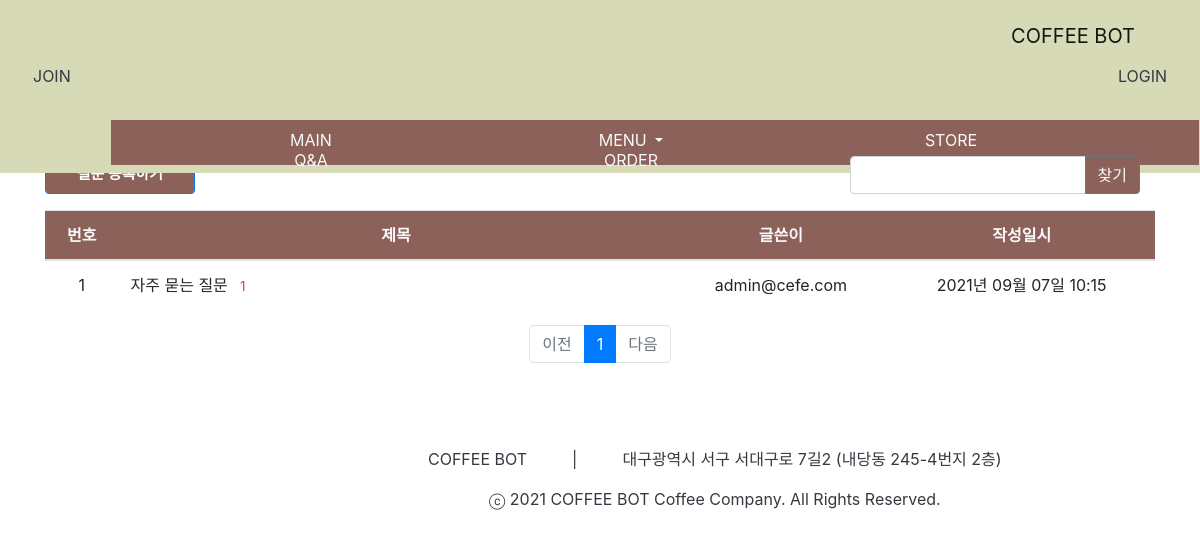
/question/list/, run on an earlier commit of the app's database.
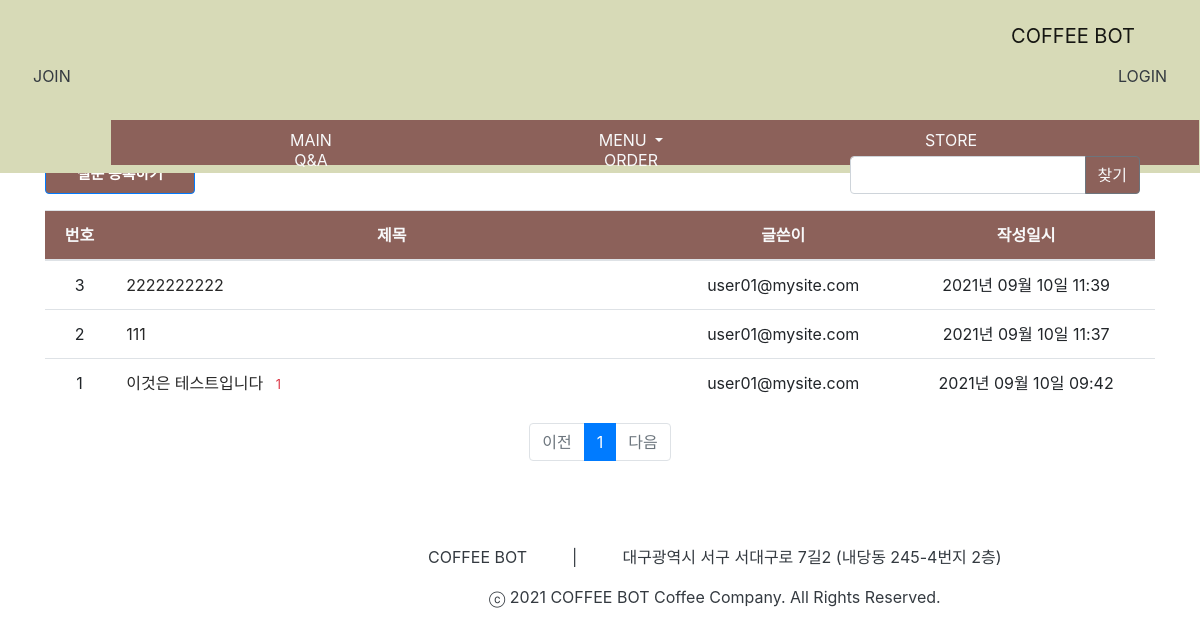
And on a later commit of the database.
### pybo/models.py (models this page shows)
class Question(db.Model):
    id = db.Column(db.Integer, primary_key=True)
    subject = db.Column(db.String(200), nullable=False)
    content = db.Column(db.Text(), nullable=False)
    create_date = db.Column(db.DateTime(), nullable=False)
    user_id = db.Column(db.String(200), db.ForeignKey('users.userId', ondelete='CASCADE'), nullable=True)
    user = db.relationship('Users', backref=db.backref('question_set'))

### pybo/views/question_views.py (the view, shortened to what this page needs)
@bp.route('/list/')
def _list():
    page = request.args.get('page', type=int, default=1)
    kw = request.args.get('kw', type=str, default='')
    question_list = Question.query.order_by(Question.create_date.desc())
    question_list = question_list.paginate(page, per_page=10)
    return render_template('question/question_list.html', question_list=question_list, page=page, kw=kw)

### pybo/filter.py (called while the page is built)
def format_datetime(value, fmt='%Y년 %m월 %d일 %H:%M'):
    return value.strftime(fmt)

### pybo/views/auth_views.py (called while the page is built)
@bp.before_app_request
def load_logged_in_user():
    user_id = session.get('user_id')
    if user_id is None:
        g.user = None
    else:
        g.user = Users.query.get(user_id)

### pybo/templates/question/question_list.html (shortened to what this page needs)
<!DOCTYPE html>
<html lang="en">
<head>
</head>
<body>
{% extends 'base.html' %}
{% block content %}
<link rel="stylesheet" href="{{ url_for('static', filename='tablestyle_list.css') }}">
<div class="container my-3">
    <div class="box">
        <a href="{{ url_for('question.create') }}" class="btn btn-primary" id="btn">질문 등록하기</a>
        <div class="row justify-content-end my-3">
            <div class="col-4 input-group">
                <input type="text" class="form-control kw" value="{{ kw or '' }}">
                <div class="input-group-append">
                    <button class="btn btn-outline-secondary text-light" type="button" id="btn_search">찾기</button>
                </div>
            </div>
        </div>
    </div>
    <table class="table">
        <thead>
        <tr class="text-center" id="table_top">
            <th class="text-light">번호</th>
            <th class="text-light" style="width:50%">제목</th>
            <th class="text-light">글쓴이</th>
            <th class="text-light">작성일시</th>
        </tr>
        </thead>
        <tbody>
        {% if question_list %}
        {% for question in question_list.items %}
        <tr class="text-center">
            <td>{{ question_list.total - ((question_list.page-1) * question_list.per_page) - loop.index0 }}</td>
            <td class="text-left">
                <a href="{{ url_for('question.detail', question_id=question.id) }}">{{ question.subject }}</a>
                {% if question.answer_set|length > 0 %}
                <span class="text-danger small ml-2">{{ question.answer_set|length }}</span>
                {% endif %}
            </td>
            <td>{{ question.user_id }}</td>
            <td>{{ question.create_date|datetime }}</td>
        </tr>
        {% endfor %}
        {% else %}
        <tr>
            <td colspan="3">질문이 없습니다.</td>
        </tr>
        {% endif %}
        </tbody>
    </table>
    <ul class="pagination justify-content-center">
        {% if question_list.has_prev %}
        <li class="page-item">
            <a class="page-link" data-page="{{ question_list.prev_num }}" href="#">이전</a>
        </li>
        {% else %}
        <li class="page-item disabled">
            <a class="page-link" tabindex="-1" aria-disabled="true" href="#">이전</a>
        </li>
        {% endif %}
        {% for page_num in question_list.iter_pages() %}
            {% if page_num %}
                {% if page_num != question_list.page %}
                <li class="page-item">
                    <a class="page-link" data-page="{{ page_num }}" href="#">{{ page_num }}</a>
                </li>
                {% else %}
                <li class="page-item active" aria-current="page">
                    <a class="page-link" href="#">{{ page_num }}</a>
                </li>
                {% endif %}
           {% else %}
                <li class="disabled">
                    <a class="page-link" href="#">...</a>
                </li>
           {% endif %}
        {% endfor %}
        {% if question_list.has_next %}
        <li class="page-item">
            <a class="page-link" data-page="{{ question_list.next_num }}" href="#">다음</a>
        </li>
        {% else %}
        <li class="page-item disabled">
            <a class="page-link" tabindex="-1" aria-disabled="true" href="#">다음</a>
        </li>
        {% endif %}
    </ul>
</div>
{% endblock %}

### pybo/templates/base.html (shortened to what this page needs)
<!DOCTYPE html>
<html lang="en">
<head>
    <link rel="stylesheet" href="{{ url_for('static', filename='bootstrap.min.css') }}">
    <link rel="stylesheet" href="{{ url_for('static', filename='style.css') }}">
</head>
<body>
<header>
{% include "navbar.html" %}
     <nav class="navbar navbar-inverse navbar-fixed-top">
        <div id="menu2">
            <div class="row">
                <nav class="navbar2">
                    <ul>
                        <li><a class="nav-link text-light" href="/">MAIN</a></li>
                        <li class="nav-item dropdown">
                            <a class="nav-link dropdown-toggle text-light" href=""
                               id="navbarDropdown" role="button" data-toggle="dropdown" aria-haspopup="true" aria-expanded="false">
                                MENU
                            </a>
                        </li>
                        <li><a class="nav-link text-light" href="/store/store">STORE</a></li>
                        <li><a class="nav-link text-light" href="/question/list/">Q&A</a></li>
                        <li><a class="nav-link text-light" href="/order/order/?productId={{ 1 }}&qty={{ 1 }}&price={{ 2000 }}&image={{ 'americano.png' }}&name={{ '아메리카노' }}">ORDER</a></li>
                    </ul>
                </nav>
            </div>
        </div>
    </nav>
    </header>
{% block content %}
{% endblock %}
    <footer>
        <ul>
            <li class="nav-link text-dark mr-5">COFFEE BOT          |          대구광역시 서구 서대구로 7길2 (내당동 245-4번지 2층)</li>
            <li class="nav-link text-dark mr-5">ⓒ 2021 COFFEE BOT Coffee Company. All Rights Reserved.</li>
        </ul>
    </footer>
</body>
</html>

### pybo/templates/navbar.html (shortened to what this page needs)
<!DOCTYPE html>
<html lang="en">
<head>
    <link rel="stylesheet" href="{{ url_for('static', filename='bootstrap.min.css') }}">
    <link rel="stylesheet" href="{{ url_for('static', filename='style.css') }}">
</head>
<nav class="navbar navbar-inverse navbar-fixed-top">
    <div id="menu1">
        <div class="row">
            <nav class="navbar navbar-light bg-#fff">
                <a class="navbar-brand mr-5" href="{{ url_for('main.index') }}">COFFEE BOT</a>
                {% if session.get('user_id') %}
                <div id="space3"></div>
                {{ session.get('user_id') }}님, 안녕하세요.
                <a class="nav-link text-dark" href="{{ url_for('auth.mypage') }}">MYPAGE</a>
                <a class="nav-link text-dark" href="{{ url_for('auth.logout') }}">LOGOUT</a>
                {% else %}
                <a class="nav-link text-dark" href="{{ url_for('auth.signup') }}">JOIN</a>
                <a class="nav-link text-dark" href="{{ url_for('auth.login') }}">LOGIN</a>
                {% endif %}
            </nav>
        </div>
    </div>
</nav>
</html>

### pybo/static/style.css (style rules this page uses)
header { position: fixed; top: 0; left: 0; right: 0; }
#menu2 ul li { width: 320px; height: 20px; float: left; text-align: center; list-style: none; color: #fff; }
.navbar { background-color: #D7DAB7; }
.navbar2 { background-color: #8C615A; height: 45px; margin-left: 110px; }
footer { float: left; margin-top: 5%; margin-left: 31%; }
footer ul li { list-style: none; text-align: center; white-space: pre; text-style: bolder; }

### pybo/static/tablestyle_list.css (style rules this page uses)
.container { padding-top: 7%; }
#table_top { background-color: #8C615A; }
.form-control { padding-top: 30px; }
#btn_search { background-color: #8C615A; }
#btn { height: 38px; width: 150px; text-align: center; font-size: 15px; background-color: #8C615A; color: #fff; font-weight: bolder; float: left; }
a:link { color : #282828; }
.box { margin-top: 5%; }

What changed in the data, as far as the page shows it:
removed Question: id "1", subject "자주 묻는 질문", answer_set|length "1", user_id "admin@cefe.com", create_date "2021년 09월 07일 10:15"
added Question: total "3", subject "2222222222", user_id "user01@mysite.com", create_date "2021년 09월 10일 11:39"
added Question: total "2", subject "111", user_id "user01@mysite.com", create_date "2021년 09월 10일 11:37"
added Question: total "1", subject "이것은 테스트입니다", answer_set|length "1", user_id "user01@mysite.com", create_date "2021년 09월 10일 09:42"
